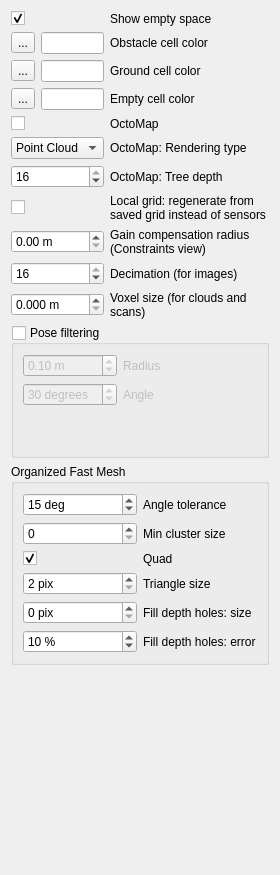
       <widget class="QWidget" name="page_4">
        <property name="geometry">
         <rect>
          <x>0</x>
          <y>0</y>
          <width>280</width>
          <height>875</height>
         </rect>
        </property>
        <attribute name="label">
         <string>Grid/cloud generation</string>
        </attribute>
        <layout class="QVBoxLayout" name="verticalLayout_16">
         <item>
          <layout class="QGridLayout" name="gridLayout_9" columnstretch="0,0">
           <item row="10" column="1">
            <widget class="QLabel" name="label_51">
             <property name="text">
              <string>Gain compensation radius (Constraints view)</string>
             </property>
             <property name="wordWrap">
              <bool>true</bool>
             </property>
            </widget>
           </item>
           <item row="10" column="0">
            <widget class="QDoubleSpinBox" name="doubleSpinBox_gainCompensationRadius">
             <property name="suffix">
              <string> m</string>
             </property>
             <property name="decimals">
              <number>2</number>
             </property>
             <property name="minimum">
              <double>0.000000000000000</double>
             </property>
             <property name="maximum">
              <double>10.000000000000000</double>
             </property>
             <property name="singleStep">
              <double>0.010000000000000</double>
             </property>
             <property name="value">
              <double>0.000000000000000</double>
             </property>
            </widget>
           </item>
           <item row="4" column="1">
            <widget class="QLabel" name="label_53">
             <property name="text">
              <string>OctoMap</string>
             </property>
            </widget>
           </item>
           <item row="12" column="1">
            <widget class="QLabel" name="label_54">
             <property name="text">
              <string>Voxel size (for clouds and scans)</string>
             </property>
             <property name="wordWrap">
              <bool>true</bool>
             </property>
            </widget>
           </item>
           <item row="4" column="0">
            <widget class="QCheckBox" name="checkBox_octomap">
             <property name="text">
              <string/>
             </property>
            </widget>
           </item>
           <item row="9" column="0">
            <widget class="QCheckBox" name="checkBox_grid_regenerateFromSavedGrid">
             <property name="text">
              <string/>
             </property>
             <property name="checked">
              <bool>false</bool>
             </property>
            </widget>
           </item>
           <item row="12" column="0">
            <widget class="QDoubleSpinBox" name="doubleSpinBox_voxelSize">
             <property name="suffix">
              <string> m</string>
             </property>
             <property name="decimals">
              <number>3</number>
             </property>
             <property name="minimum">
              <double>0.000000000000000</double>
             </property>
             <property name="maximum">
              <double>99.000000000000000</double>
             </property>
             <property name="singleStep">
              <double>0.010000000000000</double>
             </property>
             <property name="value">
              <double>0.000000000000000</double>
             </property>
            </widget>
           </item>
           <item row="8" column="0">
            <widget class="QSpinBox" name="spinBox_grid_depth">
             <property name="prefix">
              <string/>
             </property>
             <property name="minimum">
              <number>0</number>
             </property>
             <property name="maximum">
              <number>16</number>
             </property>
             <property name="value">
              <number>16</number>
             </property>
            </widget>
           </item>
           <item row="0" column="0">
            <widget class="QCheckBox" name="checkBox_grid_empty">
             <property name="text">
              <string/>
             </property>
             <property name="checked">
              <bool>true</bool>
             </property>
            </widget>
           </item>
           <item row="7" column="1">
            <widget class="QLabel" name="label_octomap_cubes">
             <property name="text">
              <string>OctoMap: Rendering type</string>
             </property>
             <property name="wordWrap">
              <bool>true</bool>
             </property>
            </widget>
           </item>
           <item row="7" column="0">
            <widget class="QComboBox" name="comboBox_octomap_rendering_type">
             <item>
              <property name="text">
               <string>Point Cloud</string>
              </property>
             </item>
             <item>
              <property name="text">
               <string>Cube</string>
              </property>
             </item>
             <item>
              <property name="text">
               <string>Volume</string>
              </property>
             </item>
            </widget>
           </item>
           <item row="8" column="1">
            <widget class="QLabel" name="label_octomap_depth">
             <property name="text">
              <string>OctoMap: Tree depth</string>
             </property>
             <property name="wordWrap">
              <bool>true</bool>
             </property>
            </widget>
           </item>
           <item row="9" column="1">
            <widget class="QLabel" name="label_55">
             <property name="text">
              <string>Local grid: regenerate from saved grid instead of sensors</string>
             </property>
             <property name="wordWrap">
              <bool>true</bool>
             </property>
            </widget>
           </item>
           <item row="0" column="1">
            <widget class="QLabel" name="label_octomap_empty">
             <property name="text">
              <string>Show empty space</string>
             </property>
             <property name="wordWrap">
              <bool>true</bool>
             </property>
            </widget>
           </item>
           <item row="2" column="1">
            <widget class="QLabel" name="label_octomap_empty_3">
             <property name="text">
              <string>Ground cell color</string>
             </property>
             <property name="wordWrap">
              <bool>true</bool>
             </property>
            </widget>
           </item>
           <item row="1" column="1">
            <widget class="QLabel" name="label_octomap_empty_2">
             <property name="text">
              <string>Obstacle cell color</string>
             </property>
             <property name="wordWrap">
              <bool>true</bool>
             </property>
            </widget>
           </item>
           <item row="3" column="1">
            <widget class="QLabel" name="label_octomap_empty_4">
             <property name="text">
              <string>Empty cell color</string>
             </property>
             <property name="wordWrap">
              <bool>true</bool>
             </property>
            </widget>
           </item>
           <item row="2" column="0">
            <layout class="QHBoxLayout" name="horizontalLayout_9">
             <item>
              <widget class="QToolButton" name="toolButton_groundColor">
               <property name="text">
                <string>...</string>
               </property>
              </widget>
             </item>
             <item>
              <widget class="QLineEdit" name="lineEdit_groundColor">
               <property name="readOnly">
                <bool>true</bool>
               </property>
              </widget>
             </item>
            </layout>
           </item>
           <item row="1" column="0">
            <layout class="QHBoxLayout" name="horizontalLayout_11">
             <item>
              <widget class="QToolButton" name="toolButton_obstacleColor">
               <property name="text">
                <string>...</string>
               </property>
              </widget>
             </item>
             <item>
              <widget class="QLineEdit" name="lineEdit_obstacleColor">
               <property name="readOnly">
                <bool>true</bool>
               </property>
              </widget>
             </item>
            </layout>
           </item>
           <item row="3" column="0">
            <layout class="QHBoxLayout" name="horizontalLayout_12">
             <item>
              <widget class="QToolButton" name="toolButton_emptyColor">
               <property name="text">
                <string>...</string>
               </property>
              </widget>
             </item>
             <item>
              <widget class="QLineEdit" name="lineEdit_emptyColor">
               <property name="readOnly">
                <bool>true</bool>
               </property>
              </widget>
             </item>
            </layout>
           </item>
           <item row="11" column="1">
            <widget class="QLabel" name="label_56">
             <property name="text">
              <string>Decimation (for images)</string>
             </property>
             <property name="wordWrap">
              <bool>true</bool>
             </property>
            </widget>
           </item>
           <item row="11" column="0">
            <widget class="QSpinBox" name="spinBox_decimation">
             <property name="prefix">
              <string/>
             </property>
             <property name="minimum">
              <number>1</number>
             </property>
             <property name="maximum">
              <number>16</number>
             </property>
             <property name="value">
              <number>16</number>
             </property>
            </widget>
           </item>
          </layout>
         </item>
         <item>
          <widget class="QGroupBox" name="groupBox_posefiltering">
           <property name="title">
            <string>Pose filtering</string>
           </property>
           <property name="checkable">
            <bool>true</bool>
           </property>
           <property name="checked">
            <bool>false</bool>
           </property>
           <layout class="QGridLayout" name="gridLayout_12" columnstretch="0,1">
            <item row="4" column="0">
             <widget class="QDoubleSpinBox" name="doubleSpinBox_posefilteringAngle">
              <property name="suffix">
               <string> degrees</string>
              </property>
              <property name="decimals">
               <number>0</number>
              </property>
              <property name="maximum">
               <double>180.000000000000000</double>
              </property>
              <property name="value">
               <double>30.000000000000000</double>
              </property>
             </widget>
            </item>
            <item row="3" column="0">
             <widget class="QDoubleSpinBox" name="doubleSpinBox_posefilteringRadius">
              <property name="suffix">
               <string> m</string>
              </property>
              <property name="minimum">
               <double>0.010000000000000</double>
              </property>
              <property name="value">
               <double>0.100000000000000</double>
              </property>
             </widget>
            </item>
            <item row="3" column="1">
             <widget class="QLabel" name="label_42">
              <property name="text">
               <string>Radius</string>
              </property>
             </widget>
            </item>
            <item row="4" column="1">
             <widget class="QLabel" name="label_43">
              <property name="text">
               <string>Angle</string>
              </property>
             </widget>
            </item>
            <item row="5" column="0">
             <spacer name="verticalSpacer_4">
              <property name="orientation">
               <enum>Qt::Vertical</enum>
              </property>
              <property name="sizeHint" stdset="0">
               <size>
                <width>20</width>
                <height>40</height>
               </size>
              </property>
             </spacer>
            </item>
           </layout>
          </widget>
         </item>
         <item>
          <widget class="QGroupBox" name="groupBox">
           <property name="title">
            <string>Organized Fast Mesh</string>
           </property>
           <layout class="QGridLayout" name="gridLayout_13">
            <item row="3" column="1">
             <widget class="QLabel" name="label_14">
              <property name="text">
               <string>Triangle size</string>
              </property>
             </widget>
            </item>
            <item row="0" column="1">
             <widget class="QLabel" name="label_12">
              <property name="text">
               <string>Angle tolerance</string>
              </property>
             </widget>
            </item>
            <item row="0" column="0">
             <widget class="QSpinBox" name="spinBox_mesh_angleTolerance">
              <property name="suffix">
               <string> deg</string>
              </property>
              <property name="minimum">
               <number>1</number>
              </property>
              <property name="maximum">
               <number>180</number>
              </property>
              <property name="value">
               <number>15</number>
              </property>
             </widget>
            </item>
            <item row="3" column="0">
             <widget class="QSpinBox" name="spinBox_mesh_triangleSize">
              <property name="suffix">
               <string> pix</string>
              </property>
              <property name="minimum">
               <number>2</number>
              </property>
              <property name="maximum">
               <number>99</number>
              </property>
             </widget>
            </item>
            <item row="2" column="1">
             <widget class="QLabel" name="label_13">
              <property name="text">
               <string>Quad</string>
              </property>
             </widget>
            </item>
            <item row="5" column="1">
             <widget class="QLabel" name="label_17">
              <property name="text">
               <string>Fill depth holes: error</string>
              </property>
             </widget>
            </item>
            <item row="5" column="0">
             <widget class="QSpinBox" name="spinBox_mesh_depthError">
              <property name="suffix">
               <string> %</string>
              </property>
              <property name="minimum">
               <number>1</number>
              </property>
              <property name="value">
               <number>10</number>
              </property>
             </widget>
            </item>
            <item row="2" column="0">
             <widget class="QCheckBox" name="checkBox_mesh_quad">
              <property name="text">
               <string/>
              </property>
              <property name="checked">
               <bool>true</bool>
              </property>
             </widget>
            </item>
            <item row="4" column="1">
             <widget class="QLabel" name="label_15">
              <property name="text">
               <string>Fill depth holes: size</string>
              </property>
             </widget>
            </item>
            <item row="4" column="0">
             <widget class="QSpinBox" name="spinBox_mesh_fillDepthHoles">
              <property name="suffix">
               <string> pix</string>
              </property>
              <property name="minimum">
               <number>0</number>
              </property>
              <property name="maximum">
               <number>99</number>
              </property>
              <property name="value">
               <number>0</number>
              </property>
             </widget>
            </item>
            <item row="1" column="1">
             <widget class="QLabel" name="label_20">
              <property name="text">
               <string>Min cluster size</string>
              </property>
             </widget>
            </item>
            <item row="1" column="0">
             <widget class="QSpinBox" name="spinBox_mesh_minClusterSize">
              <property name="suffix">
               <string/>
              </property>
              <property name="minimum">
               <number>0</number>
              </property>
              <property name="maximum">
               <number>999</number>
              </property>
              <property name="value">
               <number>0</number>
              </property>
             </widget>
            </item>
           </layout>
          </widget>
         </item>
         <item>
          <spacer name="verticalSpacer_6">
           <property name="orientation">
            <enum>Qt::Vertical</enum>
           </property>
           <property name="sizeHint" stdset="0">
            <size>
             <width>20</width>
             <height>40</height>
            </size>
           </property>
          </spacer>
         </item>
         <item>
          <spacer name="verticalSpacer_2">
           <property name="orientation">
            <enum>Qt::Vertical</enum>
           </property>
           <property name="sizeHint" stdset="0">
            <size>
             <width>0</width>
             <height>0</height>
            </size>
           </property>
          </spacer>
         </item>
        </layout>
       </widget>
